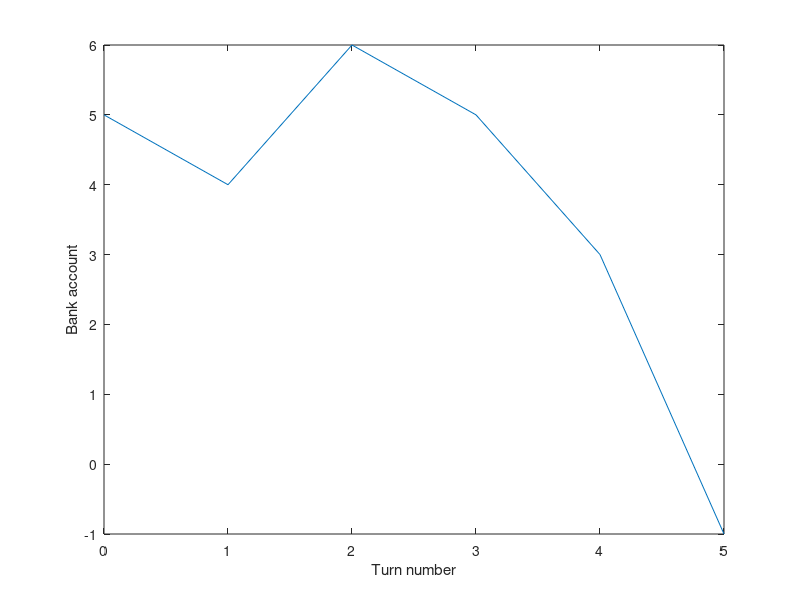

Write MATLAB code to recreate this figure.



% mcc -R -singleCompThread -mv -o martingale_sim martingale_sim.m -R -nodisplay   % (For serial)
%% Betting algorithm
clear

get_user_input = 1;

if get_user_input
    % Get starting value of bank
    prompt = 'Welcome to  stanley casino. How much money did you bring? (starting size of bank) ';
    returns = input(prompt,'s');
    bank = str2num(returns);


    % Max turns
    prompt = 'Maximum number of turns? (Inf for unlimited)';
    returns = input(prompt,'s');
    max_turns = str2num(returns);

    % Autoplay mode
    prompt = 'Autoplay martingale mode? (y/n)';
    returns = input(prompt,'s');
    autoplay = returns;
else
    bank=10000;
    max_turns = 1000;
    autoplay = 'y';
    
end

% Initialize histories
earnings = 0;
bank_hist = bank;
earnings_hist = earnings;


do_continue = 1;
Nplays = 0;
autobet0 = 1;               % Starting bet for autobet mode.
bet_predict = autobet0;

while do_continue
    %autobet0 = bank*0.01;
    Nplays = Nplays + 1;
    
    if strcmp(autoplay,'n');
        % Get user's bet
        prompt = ['Balance = ' num2str(bank) '. Enter your bet, or press q to quit: '];
        returns = input(prompt,'s');
        if strcmp(returns,'q'); do_continue = 0;
        end
        bet=str2num(returns);
    else
        prompt = ['Balance = ' num2str(bank) '. Enter your bet, or press q to quit: '];
        fprintf(prompt);
        bet=bet_predict;
        fprintf([num2str(bet) '\n']);
    end
    
    
    
    if randn(1,1) > 0
        fprintf('You won \n');
        winnings = bet;
        bet_predict = autobet0;
    else
        fprintf('You lost \n');
        winnings = -1*bet;
        bet_predict = bet*2;
    end
    
    % Update bank, recording histories
    bank = bank + winnings;
    earnings = earnings + winnings;
    
    bank_hist = [bank_hist bank];
    earnings_hist = [earnings_hist earnings];
    
    if bank <= 0; fprintf('You are out of money!'); do_continue = 0; end
    if Nplays > max_turns; fprintf('Out of turns. Simulation ended.'); do_continue = 0; end
    
end

figure('visible','off');
if any(isinf(bank_hist))
    plot(0:Nplays,earnings_hist);xlabel('Turn number'); ylabel('Net earnings');
else
    plot(0:Nplays,bank_hist);xlabel('Turn number'); ylabel('Bank account');
end

saveas(gcf,'figure1','png')




